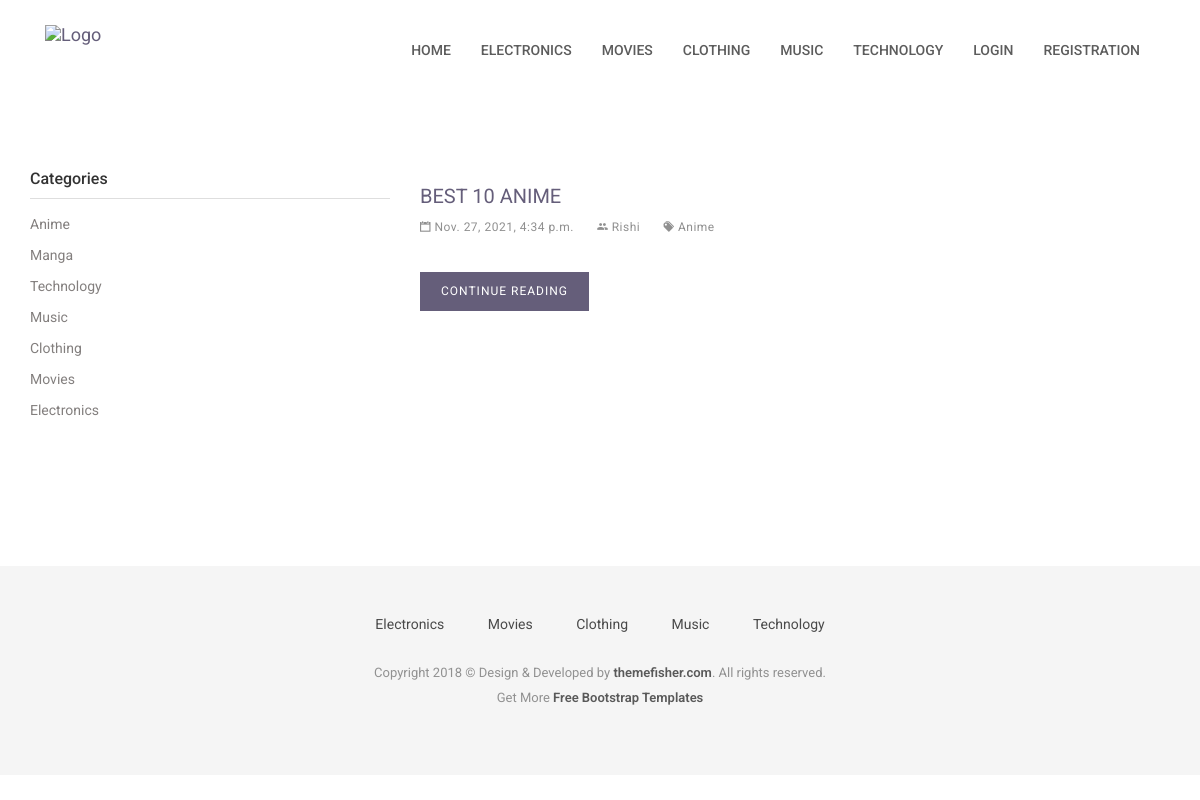
Page /category/1 on the committed database.
### category/models.py (models this page shows, shortened)
class Category(models.Model):
    title = models.CharField(max_length=255)
    status = models.BooleanField(default=True)

### question_answer/models.py (models this page shows, shortened)
class Question(models.Model):
    category = models.ForeignKey(Category, on_delete=models.CASCADE)
    user = models.ForeignKey(User, on_delete=models.SET_NULL, null=True, blank=True)
    question = models.CharField(max_length=255)
    status= models.BooleanField(default=True)
    added_date = models.DateTimeField(auto_now_add=True)

### account/views.py (the view)
# urls.py: path('category/<int:category_id>', views.categoryQuestion, name="categoryQuestion"),
def categoryQuestion(request, category_id):
    navigation_categories = Category.objects.filter(status=True).order_by('-id')[:5]
    categories = Category.objects.filter(status=True)
    questions = Question.objects.filter(status=True, category_id=category_id).order_by('-id')[:5]
    return render(request, 'category-question.html',{
                                                        'navigation_categories':navigation_categories,
                                                        'categories':categories,
                                                        'questions':questions,
                                                    })

### templates/category-question.html
{% extends 'base.html' %}
{% block content %}
    <div class="page-wrapper">
        <div class="container">
            <div class="row">
                <div class="col-md-4">
                    <aside class="sidebar">
                        <div class="widget widget-category">
                            <h4 class="widget-title">Categories</h4>
                            <ul class="widget-category-list">
                                {% for category in categories %}
                                    <li><a href="{% url 'categoryQuestion' category_id=category.id %}">{{category.title|title}}</a></li>
                                {% endfor %}
                            </ul>
                        </div>
                    </aside>
                </div>
                <div class="col-md-8">
                    {% if questions %}
                        {% for question in questions %}
                            <div class="post">
                                <h3 class="post-title"><a href="{% url 'QuestionDetails' question_id=question.id %}">{{question.question|title}}</a></h3>
                                <div class="post-meta">
                                    <ul>
                                        <li>
                                            <i class="ion-calendar"></i> {{question.added_date}}
                                        </li>
                                        <li>
                                            <i class="ion-android-people"></i> {{question.user.first_name}}
                                        </li>
                                        <li>
                                            <a href=""><i class="ion-pricetags"></i> {{question.category.title}}</a>
                                        </li>
                                    </ul>
                                </div>
                                <div class="post-content">
                                    <a href="{% url 'QuestionDetails' question_id=question.id %}" class="btn btn-main">Continue Reading</a>
                                </div>
                            </div>
                        {% endfor %}
                    {% else %}
                        <h6>Data Not Found</h6>
                    {% endif %}
                </div>
            </div>
        </div>
    </div>
{% endblock %}

### templates/base.html (shortened to what this page needs)
{% load static %}
<!DOCTYPE html>
<html class="no-js">
<head>
    <link rel="stylesheet" href="{% static 'plugins/bootstrap/bootstrap.min.css' %}">
    <link rel="stylesheet" href="{% static 'plugins/Ionicons/css/ionicons.min.css' %}">
    <link rel="stylesheet" href="{% static 'plugins/animate-css/animate.css' %}">
    <link rel="stylesheet" href="{% static 'plugins/magnific-popup/magnific-popup.css' %}">
    <link rel="stylesheet" href="{% static 'plugins/slick/slick.css' %}">
    <link rel="stylesheet" href="{% static 'css/style.css' %}">
</head>
<body id="body">
    <header class="navigation">
        <div class="container">
            <div class="row">
                <div class="col-md-12">
                    <nav class="navbar">
                        <div class="container-fluid">
                            <div class="navbar-header">
                                <a class="navbar-brand" href="{% url 'homePage' %}">
                                    <img src="{% static 'images/logo.png' %}" alt="Logo">
                                </a>
                            </div>
                            <div class="collapse navbar-collapse" id="bs-example-navbar-collapse-1">
                                <ul class="nav navbar-nav navbar-right">
                                    <li><a href="{% url 'homePage' %}">Home</a></li>
                                    {% for category in navigation_categories %}
                                        <li><a href="{% url 'categoryQuestion' category_id=category.id%}">{{category.title|title}}</a></li>
                                    {% endfor %}
                                    {% if request.user.is_authenticated %}
                                        <li><a href="{% url 'userProfile' %}">Profile</a></li>
                                        <li><a href="#">Logout</a></li>
                                    {% else %}
                                        <li><a href="{% url 'userLogin' %}">Login</a></li>
                                        <li><a href="{% url 'userRegistration' %}">Registration</a></li>
                                    {% endif %}
                                </ul>
                            </div>
                        </div>
                    </nav>
                </div>
            </div>
        </div>
    </header>
    {% block content %}
    {% endblock content %}
    <footer class="footer">
        <div class="container">
            <div class="row">
                <div class="col-md-12">
                    <div class="footer-manu">
                        <ul>
                            {% for category in navigation_categories %}
                                <li><a href="{% url 'categoryQuestion' category_id=category.id%}">{{category.title|title}}</a></li>
                            {% endfor %}
                        </ul>
                    </div>
                    <p class="copyright">Copyright 2018 &copy; Design & Developed by <a
                            href="http://www.themefisher.com">themefisher.com</a>. All rights reserved.
                        <br>
                        Get More <a href="https://themefisher.com/free-bootstrap-templates/" target="_blank">Free
                            Bootstrap
                            Templates</a>
                    </p>
                </div>
            </div>
        </div>
    </footer>
</body>
</html>

### redditClone/assets/css/style.css (style rules this page uses)
body { line-height: 1.5; font-family: "Roboto", sans-serif; -webkit-font-smoothing: antialiased; }
h1, h2, h3, h4, h5, h6 { font-family: "Roboto", sans-serif; }
h1, h2, h3, h4, h5, h6 { font-weight: 400; }
h3 { font-size: 20px; }
h4 { font-size: 18px; }
p { color: #7B7B7B; font-size: 15px; font-family: "Roboto", sans-serif; }
ol, ul { margin: 0; padding: 0; list-style: none; }
a, a:focus, a:hover { text-decoration: none; outline: 0; color: #655E7A; }
.btn-main, .btn-transparent, .btn-small { background: #655E7A; color: #fff; display: inline-block; font-size: 14px; letter-spacing: 1px; padding: 14px 35px; text-transform: uppercase; border-radius: 0; transition: all 0.2s ease; }
.page-wrapper { padding: 70px 0; }
header { background: #fff; padding: 20px 0; }
header .navbar { margin-bottom: 0px; border: 0px; }
header .navbar-brand { padding-top: 5px; }
.navigation { background: #fff; padding: 20px 0; }
.navigation .navbar { margin-bottom: 0px; border: 0px; }
.navigation .navbar-brand { padding-top: 5px; }
.navigation .navbar { background: none; border: 0px; }
.navigation .navbar .navbar-nav { padding-top: 10px; }
.navigation .navbar .navbar-nav > li > a { color: #5C5C5C; padding: 10px 15px; font-weight: 500; font-size: 14px; text-transform: uppercase; }
.widget { margin-bottom: 30px; padding-bottom: 35px; }
.widget .widget-title { margin-bottom: 15px; padding-bottom: 10px; font-size: 16px; color: #333; font-weight: 500; border-bottom: 1px solid #dedede; }
.widget.widget-category ul li { margin-bottom: 10px; }
.widget.widget-category ul li a { color: #837f7e; transition: all 0.3s ease; }
.widget.widget-category ul li a:before { padding-right: 10px; }
.post { background: #fff; margin-bottom: 40px; padding-bottom: 20px; }
.post .post-title { margin-top: 10px; margin: 25px 0 0; text-transform: uppercase; }
.post .post-title a { color: #655E7A; }
.post .post-meta { font-size: 13px; margin-top: 10px; }
.post .post-meta ul li { display: inline-block; color: #909090; margin-right: 20px; font-size: 12px; letter-spacing: .5px; }
.post .post-meta ul li a { color: #909090; }
.post .post-content { margin-top: 20px; }
.post .post-content .btn-main, .post .post-content .btn-transparent, .post .post-content .btn-small { padding: 10px 20px; margin: 15px 0; font-size: 12px; }
.footer { background: #F5F5F5; text-align: center; padding-top: 48px; padding-bottom: 55px; }
.footer p { font-size: 13px; line-height: 25px; color: #919191; }
.footer a { color: #595959; }
.footer .footer-manu { padding-bottom: 25px; }
.footer .footer-manu ul { margin: 0px; padding: 0px; }
.footer .footer-manu ul li { display: inline-block; padding: 0px 20px; }
.footer .footer-manu ul li a { display: inline-block; color: #494949; }
.footer .copyright a { font-weight: 600; }

### rows in the picture
Category: title "ELECTRONICS", title "Electronics"
Category: title "MOVIES", title "Movies"
Category: title "CLOTHING", title "Clothing"
Category: title "MUSIC", title "Music"
Category: title "TECHNOLOGY", title "Technology"
Category: title "Anime"
Category: title "Manga"
Question: question "BEST 10 ANIME", added_date "Nov. 27, 2021, 4:34 p.m.", user.first_name "Rishi", category "Anime"
